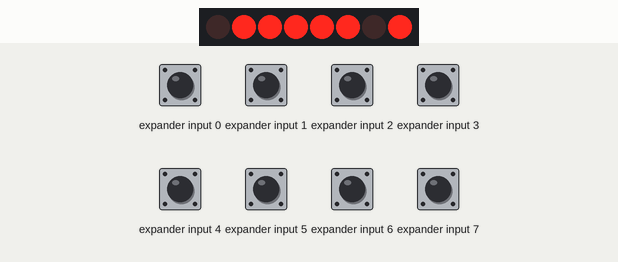
Simulated run of this sketch. Board: Arduino Uno, built with avr-gcc and run on an emulated ATmega328P. Shown: 8 port-expander outputs drawn as a row of LEDs (first output left, lit = HIGH). Wiring (inferred from the names in the program): PCF8574 port expander at I2C address 0x20. Wiring (inferred from the signals the program sends): row of LEDs: on Q0, Q1, Q2, Q3, Q4, Q5, Q6, Q7. The inputs (shaded band) are chosen by the test bench; at power-on: expander input 0–7 HIGH.

Above: at 0.6 s.
Timing chart, 0 to 3.1 s (numbered marks = the images above):
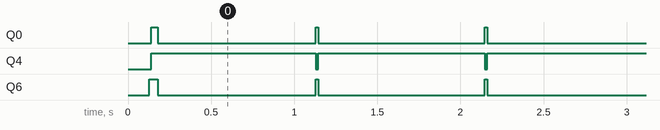

Measured:
- by itself, Q0, Q6: alternates HIGH for 0.01 s and LOW for 1.0 s
- by itself, Q4: alternates HIGH for 1.0 s and LOW for 0.01 s

The sketch:

63010212lcd08.ino
```cpp
#include <Wire.h>
#include <hd44780.h>
#include <hd44780_I2Cexp.h>
hd44780_I2Cexp lcd;
const int LCD_COLS = 16;
const int LCD_ROWS = 2;
void setup()
{
  int status;
  status = lcd.begin(LCD_COLS, LCD_ROWS);
  if (status) // non zero status means it was unsuccesful
  {
    // begin() failed so blink error code using the onboard LED if possible
    hd44780::fatalError(status); // does not return
  }
}
void loop()
{
  lcd.print("LCD I2C");
  lcd.setCursor(0, 1);
  lcd.print("ASCII Code Test");
  delay(1000);
  lcd.clear();


}
```
